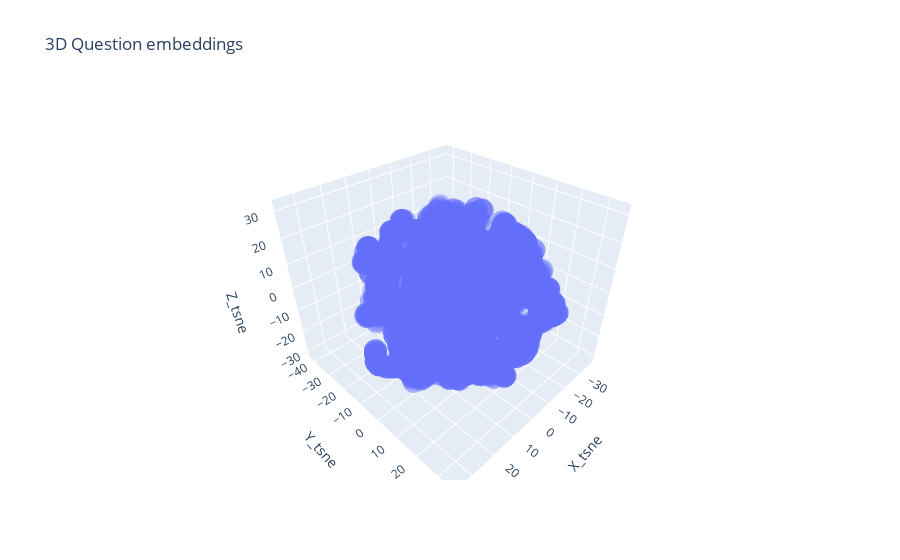

Write notebook code for a chart like this one.
### Code cell
# Use column names of df for the different parameters x, y, color, ...
fig = px.scatter_3d(questions_with_tsne_embeddings, x="X_tsne", y="Y_tsne", z="Z_tsne",
                 hover_name="question",
                 title="3D Question embeddings", opacity=0.3
                )

fig.show()

### Figure 1 — Plotly figure (JSON) as saved in the notebook; plotly's stock layout.template omitted (floating-point values rounded to 4 significant figures; data arrays with more than 128 entries replaced by an {"elided": "..."} marker saying what was removed)
{"data": [{"hovertemplate": "<b>%{hovertext}</b><br><br>X_tsne=%{x}<br>Y_tsne=%{y}<br>Z_tsne=%{z}<extra></extra>", "hovertext": {"elided": "5000 str values"}, "legendgroup": "", "marker": {"color": "#636efa", "opacity": 0.3, "symbol": "circle"}, "mode": "markers", "name": "", "scene": "scene", "showlegend": false, "type": "scatter3d", "x": {"elided": "5000 float values"}, "y": {"elided": "5000 float values"}, "z": {"elided": "5000 float values"}}], "layout": {"legend": {"tracegroupgap": 0}, "scene": {"domain": {"x": [0, 1], "y": [0, 1]}, "xaxis": {"title": {"text": "X_tsne"}}, "yaxis": {"title": {"text": "Y_tsne"}}, "zaxis": {"title": {"text": "Z_tsne"}}}, "title": {"text": "3D Question embeddings"}}}
